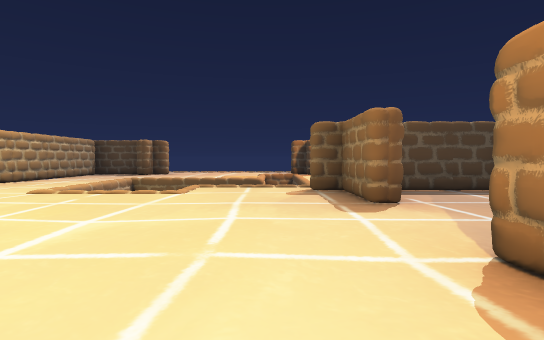
[1] (above)

16 first-person views from a walk through a Unity game level. The camera is 1.2 m above the floor, tilts 2° down and sees 80° across. The floor is counted in squares, 2 m on a side. Each view is taken from the middle of a square. On the plan, view 1 faces up. The plan holds only what a view shows up to about 10 squares ahead; the rest is blank. The player character is not drawn. Door leaves are left out, so doorways stand open.

[2]
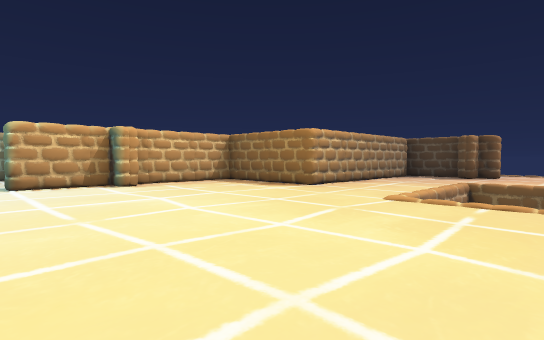

[3]
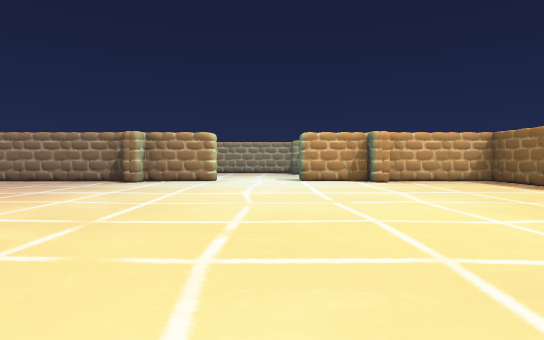

[4]
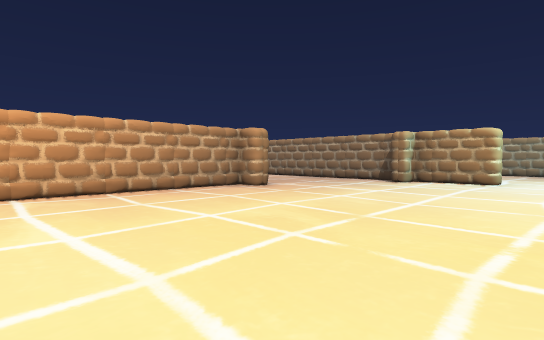

[5]
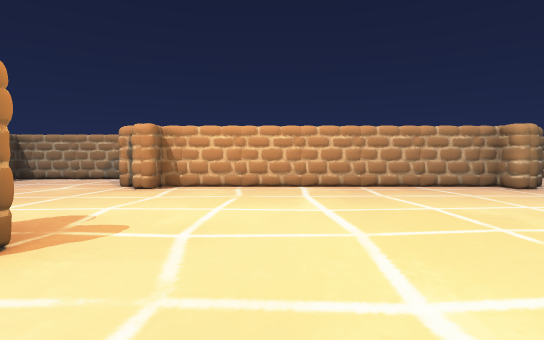

[6]
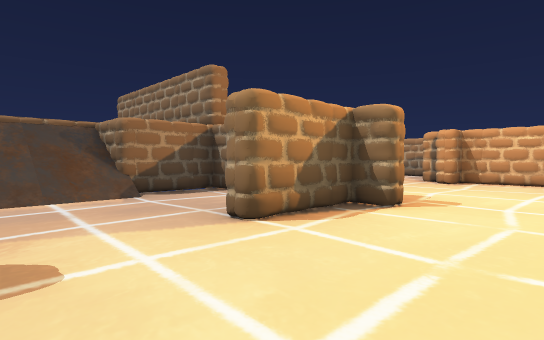

[7]
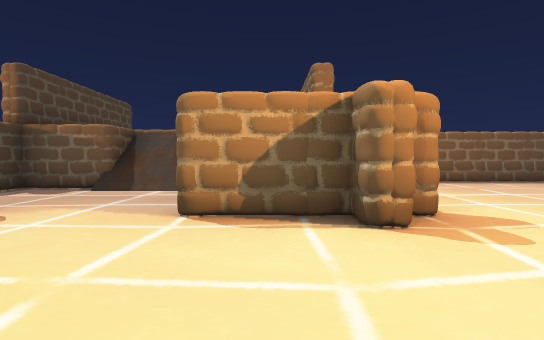

[8]
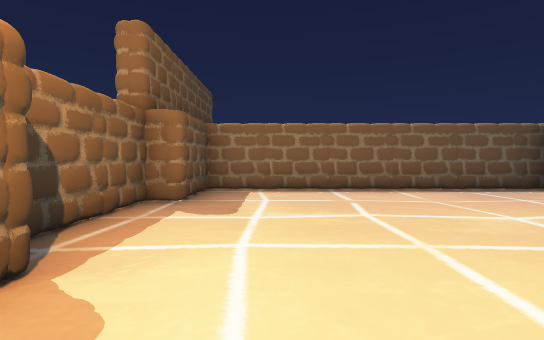

[9]
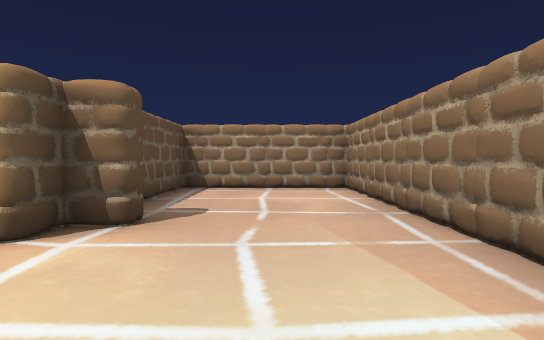

[10]
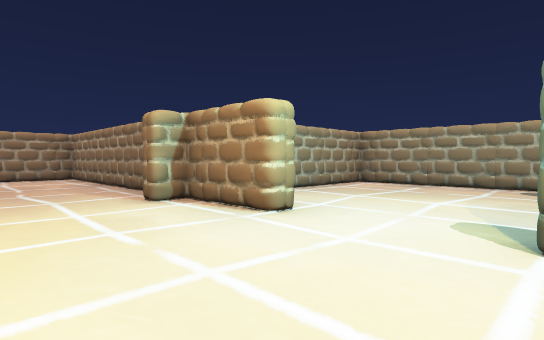

[11]
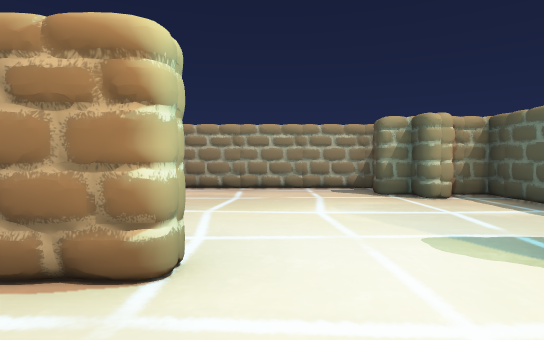

[12]
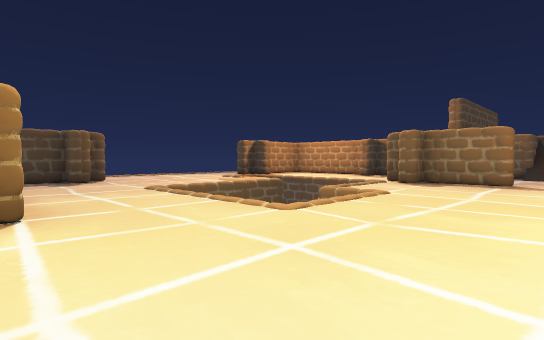

[13]
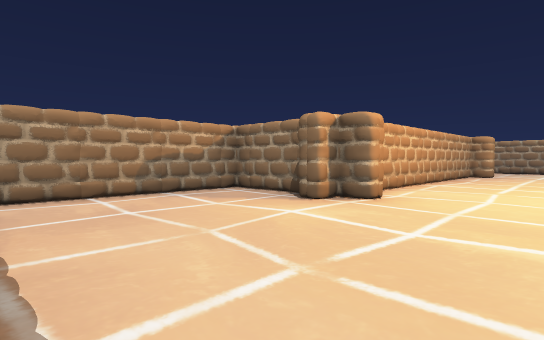

[14]
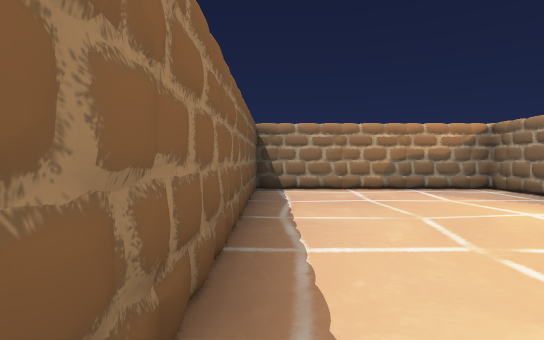

[15]
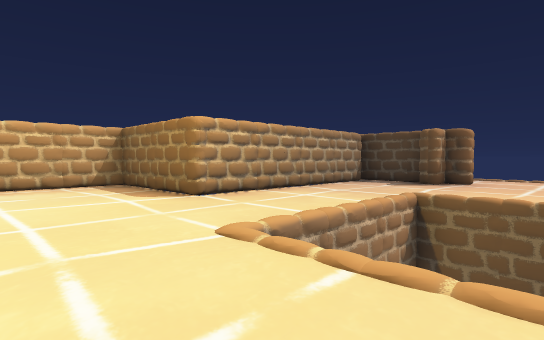

[16]
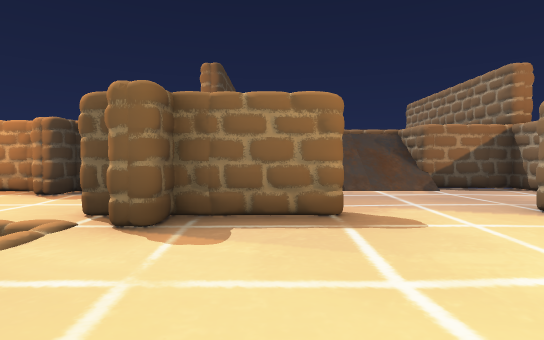

### Floor plan
Key: @ floor where view 1 was taken; # wall or solid block; . floor; / step, stairs or slope; D open door.
Columns run from 15 left of view 1 to 7 right of it. Each row starts with its distance up from view 1.
 14            ..
 13            ..
 12         ####..
 11         #......
 10         #......
  9         #..
  8         #..
  7      ####..     #
  6      #.....   ..#####
  5      #..........#...##
  4  ######.........DD.//#
  3  #...#..........DD.//#
  2 ###..#..........DD./##
  1 #...............#...#
  0 #..............@#######
 -1 #....#................#
 -2 #....#................#
 -3 #######...............#
 -4      #................#
 -5      #...#########....#
 -6      #...#      #.....#
 -7      #...#      #.....#
 -8      #...#      #######
 -9      #####

Positions as (right, up) in squares from view 1, and headings:
1: (0, 0), facing up
2: (-2, 1), facing up-left
3: (-1, 1), facing left
4: (-1, 1), facing down-left
5: (-1, 2), facing down
6: (-1, 4), facing down-right
7: (-2, 1), facing right
8: (0, -2), facing right
9: (-8, -2), facing down
10: (-7, 2), facing down-left
11: (-8, 0), facing left
12: (-7, 3), facing up-right
13: (6, -2), facing down-left
14: (6, -1), facing down
15: (-2, 4), facing up-left
16: (-2, 5), facing right
